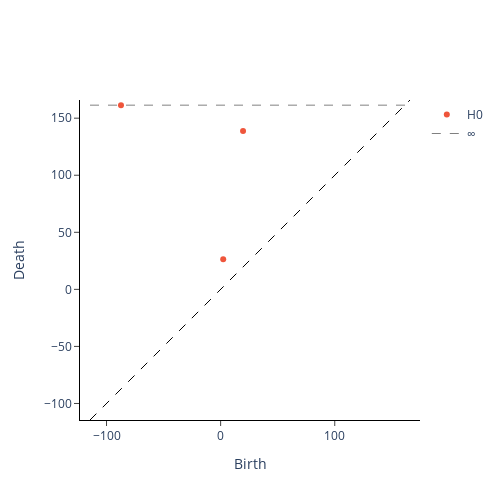

The notebook cell saved with this chart:
### Markdown cell above
## We then extract the 0th barcode from the Smale-Quiver

### Code cell
from gtda.plotting import plot_diagram
PC = tp.PersistenceComputer(smale.quiver)
diagram = PC.get_persistence()
plot_diagram(diagram)

### Figure 1 — Plotly figure (JSON) as saved in the notebook; plotly's stock layout.template omitted (floating-point values rounded to 4 significant figures)
{"data": [{"hoverinfo": "none", "line": {"color": "black", "dash": "dash", "width": 1}, "mode": "lines", "showlegend": false, "type": "scatter", "x": [-114.5, 165.9], "y": [-114.5, 165.9]}, {"hoverinfo": "text", "hovertext": ["(-87.33864395080074, inf)", "(19.6263441324234, 138.79080963134766)", "(2.252593687602452, 26.48066659407182)"], "mode": "markers", "name": "H0", "type": "scatter", "x": [-87.34, 19.63, 2.253], "y": [161.4, 138.8, 26.48]}, {"hoverinfo": "none", "line": {"color": "black", "dash": "dash", "width": 0.5}, "mode": "lines", "name": "∞", "showlegend": true, "type": "scatter", "x": [-114.5, 165.9], "y": [161.4, 161.4]}], "layout": {"height": 500, "plot_bgcolor": "white", "width": 500, "xaxis": {"autorange": false, "exponentformat": "e", "linecolor": "black", "linewidth": 1, "mirror": false, "range": [-114.5, 165.9], "showexponent": "all", "showline": true, "side": "bottom", "ticks": "outside", "title": {"text": "Birth"}, "type": "linear", "zeroline": true}, "yaxis": {"autorange": false, "exponentformat": "e", "linecolor": "black", "linewidth": 1, "mirror": false, "range": [-114.5, 165.9], "scaleanchor": "x", "scaleratio": 1, "showexponent": "all", "showline": true, "side": "left", "ticks": "outside", "title": {"text": "Death"}, "type": "linear", "zeroline": true}}}
